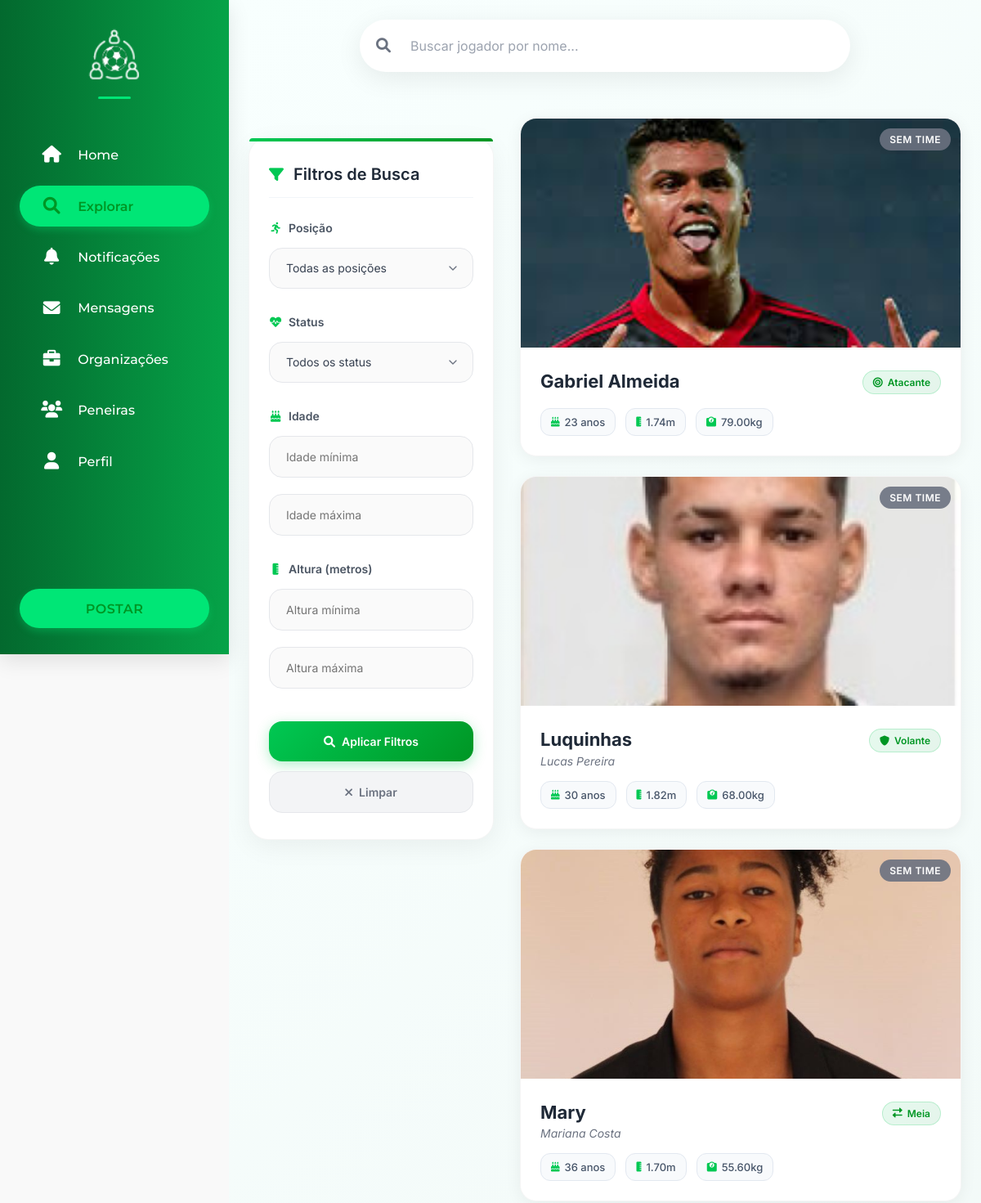
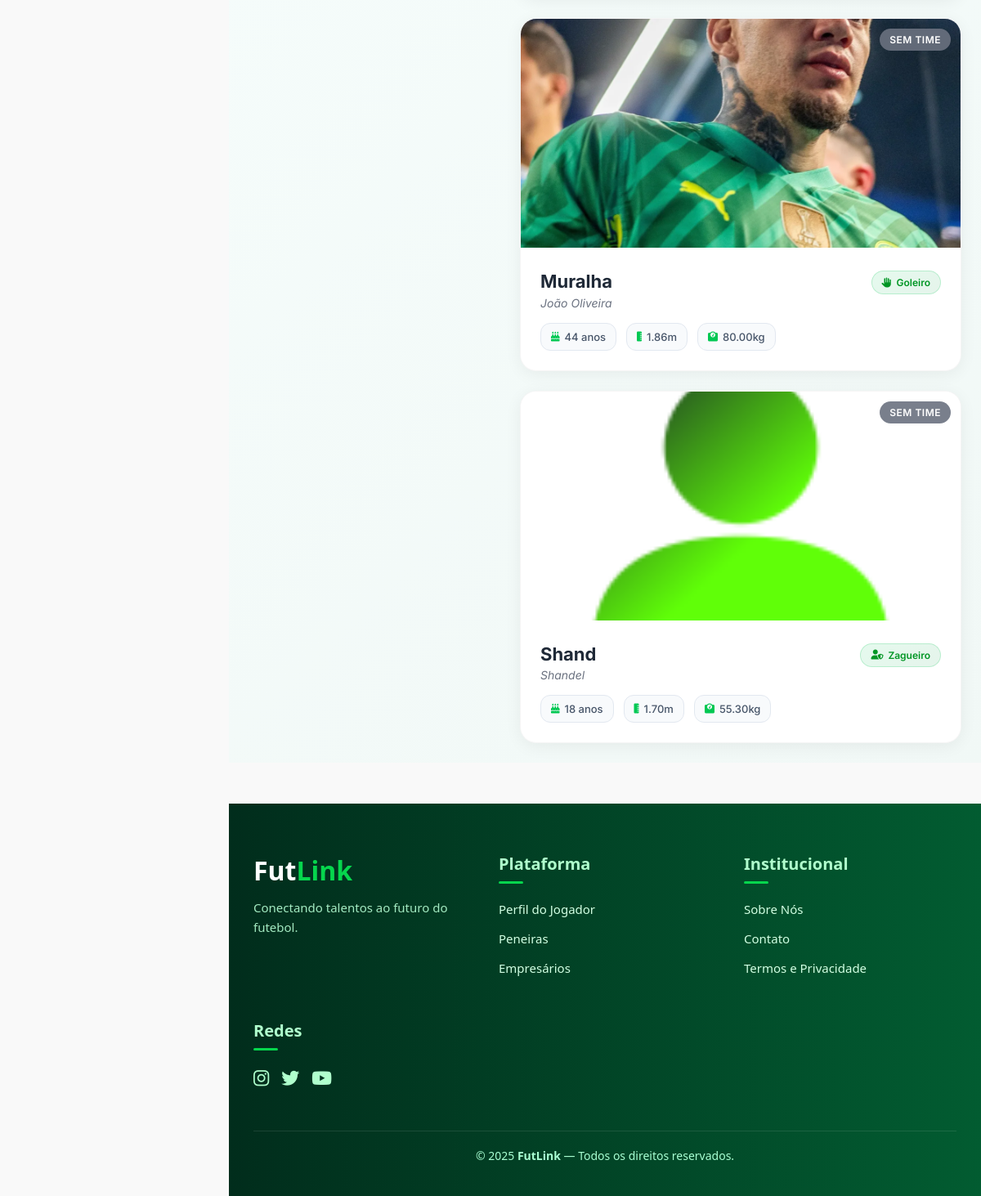
The page /app/views/buscaJogadores.php (signed in) on the database its author committed (2 pictures, top to bottom).
### tables this page shows
CREATE TABLE `tbl_jogador` (
  `id_jogador` int(11) NOT NULL,
  `id_user` int(11) NOT NULL,
  `id_time` int(11) DEFAULT NULL,
  `apelido` varchar(250) DEFAULT NULL,
  `altura` decimal(5,2) NOT NULL,
  `peso` decimal(5,2) NOT NULL,
  `posicao` varchar(150) DEFAULT 'Atacante',
  `estiloJogo` varchar(250) NOT NULL,
  `pe_dominante` varchar(100) NOT NULL,
  `descricao` varchar(1000) NOT NULL,
  `data_inicio_time` date DEFAULT NULL,
  `status` enum('sem time','ativo','lesionado','suspenso') DEFAULT 'sem time'
);

CREATE TABLE `tbl_usuarios` (
  `id_user` int(11) NOT NULL,
  `nome` varchar(150) NOT NULL,
  `email` varchar(200) NOT NULL,
  `senha` varchar(150) NOT NULL,
  `data_nasc` date NOT NULL,
  `genero` enum('masculino','feminino','outro','prefiro não dizer') DEFAULT NULL,
  `foto_perfil` varchar(200) DEFAULT NULL,
  `telefone` varchar(15) DEFAULT NULL,
  `bio` text DEFAULT NULL,
  `rede_social` longtext DEFAULT NULL CHECK (json_valid(`rede_social`)),
  `cep` varchar(20) DEFAULT NULL,
  `rua` varchar(100) DEFAULT NULL,
  `bairro` varchar(100) DEFAULT NULL,
  `cidade` varchar(100) DEFAULT NULL,
  `estado` varchar(100) DEFAULT NULL,
  `status` enum('ativo','suspenso','desativado') DEFAULT 'ativo',
  `created_at` datetime DEFAULT current_timestamp(),
  `updated_at` datetime DEFAULT current_timestamp() ON UPDATE current_timestamp()
);

### app/views/buscaJogadores.php (the view, shortened to what this page needs)
<?php
include("../views/topo.php");
include("navbar-social.php");
require("../../config/connect.php");
?>
<link rel="stylesheet" href="../../public/css/buscaJogadores.css">
<link rel="stylesheet" href="https://cdnjs.cloudflare.com/ajax/libs/font-awesome/6.0.0-beta3/css/all.min.css">
<div class="jogadores-page">
    <div class="container">
        <div class="barraPesquisa">
            <div class="pesquisaContainer">
                <form method="GET" action="../controllers/buscaJogadores.act.php">
                    <input type="text" name="apelido" placeholder="Buscar jogador por nome..." />
                    <button type="submit"><i class="fas fa-search"></i></button>
                </form>
            </div>
        </div>
        <div class="filtrosAvancados">
            <h3><i class="fas fa-filter"></i>Filtros de Busca</h3>
            <form method="GET" action="">
                <div class="filter-group">
                    <label class="filter-label">
                        <i class="fas fa-running"></i>
                        Posição
                    </label>
                    <select name="posicao">
                        <option value="">Todas as posições</option>
                    </select>
                </div>
                <div class="filter-group">
                    <label class="filter-label">
                        <i class="fas fa-heartbeat"></i>
                        Status
                    </label>
                    <select name="status">
                        <option value="">Todos os status</option>
                    </select>
                </div>
                <div class="filter-group">
                    <label class="filter-label">
                        <i class="fas fa-birthday-cake"></i>
                        Idade
                    </label>
                    <input type="number" name="idade_min" placeholder="Idade mínima" value="<?= htmlspecialchars($_GET['idade_min'] ?? '') ?>">
                    <input type="number" name="idade_max" placeholder="Idade máxima" value="<?= htmlspecialchars($_GET['idade_max'] ?? '') ?>">
                </div>
                <div class="filter-group">
                    <label class="filter-label">
                        <i class="fas fa-ruler-vertical"></i>
                        Altura (metros)
                    </label>
                    <input type="number" step="0.01" name="altura_min" placeholder="Altura mínima" value="<?= htmlspecialchars($_GET['altura_min'] ?? '') ?>">
                    <input type="number" step="0.01" name="altura_max" placeholder="Altura máxima" value="<?= htmlspecialchars($_GET['altura_max'] ?? '') ?>">
                </div>
                <div class="filter-buttons">
                    <button type="submit">
                        <i class="fas fa-search"></i>
                        Aplicar Filtros
                    </button>
                    <button type="button" onclick="window.location.href=window.location.pathname;">
                        <i class="fas fa-times"></i>
                        Limpar
                    </button>
                </div>
            </form>
        </div>
        <?php
        $where_sql = '';
        $sql = "
            SELECT
                j.apelido,
                u.nome,
                TIMESTAMPDIFF(YEAR, u.data_nasc, CURDATE()) AS idade,
                j.altura,
                j.peso,
                j.posicao,
                j.status,
                u.foto_perfil
            FROM tbl_jogador AS j
            INNER JOIN tbl_usuarios AS u ON j.id_user = u.id_user
            $where_sql
            ORDER BY j.apelido
        ";
        $result = mysqli_query($conn, $sql);
        function getPosicaoIcon($posicao) {
            switch($posicao) {
                case 'Atacante': return 'fas fa-bullseye';
                case 'Meia': return 'fas fa-exchange-alt';
                case 'Volante': return 'fas fa-shield-alt';
                case 'Zagueiro': return 'fas fa-user-shield';
                case 'Goleiro': return 'fas fa-hand-paper';
            }
        }
        function getStatusColor($status) {
            switch($status) {
                default: return 'status-default';
            }
        }
        ?>
        <ul class="jogadores-lista">
            <?php while ($row = mysqli_fetch_assoc($result)): ?>
                <li class="jogador-card" onclick="window.location.href='perfilJogador.php?apelido=<?= urlencode($row['apelido']) ?>'">
                    <div class="card-image-container">
                        <img
                            src="<?= htmlspecialchars($row['foto_perfil'] ?: '../../public/images/profilePhotos/default-player.jpg') ?>"
                            alt="Foto de <?= htmlspecialchars($row['nome']) ?>"
                        >
                        <div class="status-badge <?= getStatusColor($row['status']) ?>">
                            <?= ucfirst($row['status']) ?>
                        </div>
                    </div>
                    <div class="jogador-info">
                        <div class="jogador-header">
                            <div class="jogador-nome-principal">
                                <?php if (!empty($row['apelido'])): ?>
                                    <div class="jogador-apelido"><?= htmlspecialchars($row['apelido']) ?></div>
                                    <div class="jogador-nome-real"><?= htmlspecialchars($row['nome']) ?></div>
                                <?php else: ?>
                                    <div class="jogador-apelido"><?= htmlspecialchars($row['nome']) ?></div>
                                <?php endif; ?>
                            </div>
                            <div class="posicao-badge">
                                <i class="<?= getPosicaoIcon($row['posicao']) ?>"></i>
                                <?= htmlspecialchars($row['posicao']) ?>
                            </div>
                        </div>
                        <div class="jogador-stats">
                            <?php if ($row['idade']): ?>
                                <div class="stat-item">
                                    <i class="fas fa-birthday-cake"></i>
                                    <span><?= $row['idade'] ?> anos</span>
                                </div>
                            <?php endif; ?>
                            <?php if ($row['altura']): ?>
                                <div class="stat-item">
                                    <i class="fas fa-ruler-vertical"></i>
                                    <span><?= number_format($row['altura'], 2) ?>m</span>
                                </div>
                            <?php endif; ?>
                            <?php if ($row['peso']): ?>
                                <div class="stat-item">
                                    <i class="fas fa-weight"></i>
                                    <span><?= $row['peso'] ?>kg</span>
                                </div>
                            <?php endif; ?>
                        </div>
                    </div>
                </li>
            <?php endwhile; ?>
        </ul>
    </div>
</div>
<?php include("footer.php"); ?>

### rows shown on the page
tbl_jogador: id_user.foto_perfil (picture), status "SEM TIME", id_user.nome "Gabriel Almeida", posicao "Atacante", idade "23", altura "1.74", peso "79.00"
tbl_jogador: id_user.foto_perfil (picture), status "SEM TIME", apelido "Luquinhas", id_user.nome "Lucas Pereira", posicao "Volante", idade "30", altura "1.82", peso "68.00"
tbl_jogador: id_user.foto_perfil (picture), status "SEM TIME", apelido "Mary", id_user.nome "Mariana Costa", posicao "Meia", idade "36", altura "1.70", peso "55.60"
tbl_jogador: id_user.foto_perfil (picture), status "SEM TIME", apelido "Muralha", id_user.nome "João Oliveira", posicao "Goleiro", idade "44", altura "1.86", peso "80.00"
tbl_jogador: id_user.foto_perfil (placeholder picture), status "SEM TIME", apelido "Shand", id_user.nome "Shandel", posicao "Zagueiro", idade "18", altura "1.70", peso "55.30"
